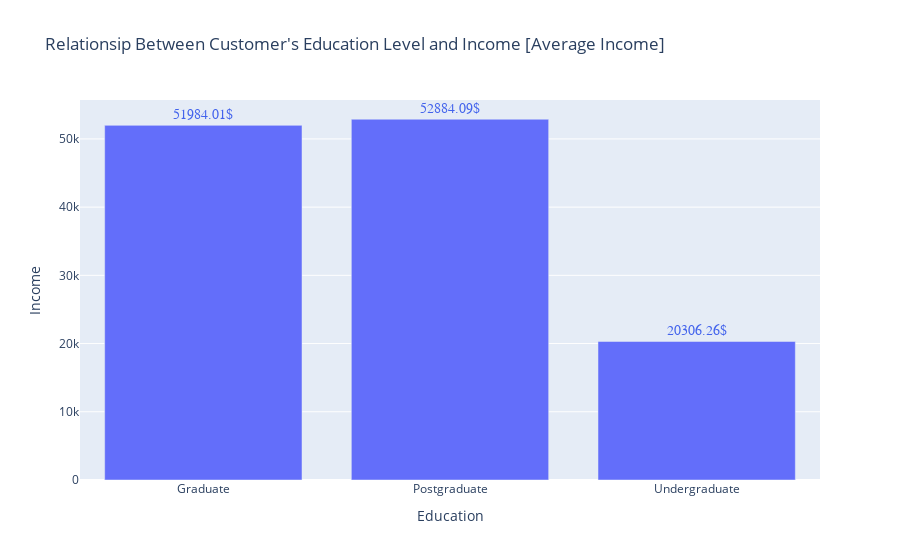

Source (notebook cell):
### Markdown cell above
Since income is normally disstributed and there are some outliers in it. We will make use of the df_cut dataframe so we can accurately get better conclusion.

### Code cell
mask = df_cut.groupby("Education")["Income"].mean()
mask = mask.reset_index()
fig = px.bar(data_frame=mask, x="Education", y="Income", height=500,
            title = "Relationsip Between Customer's Education Level and Income [Average Income]")

annotation = []
for x, y in zip(mask["Education"], mask["Income"]):
    annotation.append(
        dict(x=x, y=y +1500,
             text=str(round(y, 2)) + '$',
             font=dict(family='Arial', size=14, color='rgb(66, 99, 236)'), showarrow=False)
    )
fig.update_xaxes(categoryorder='array', categoryarray= order)
fig.update_layout(annotations=annotation)

fig.show()

### Figure 1 — Plotly figure (JSON) as saved in the notebook; plotly's stock layout.template omitted (floating-point values rounded to 4 significant figures)
{"data": [{"alignmentgroup": "True", "hovertemplate": "Education=%{x}<br>Income=%{y}<extra></extra>", "legendgroup": "", "marker": {"color": "#636efa", "pattern": {"shape": ""}}, "name": "", "offsetgroup": "", "orientation": "v", "showlegend": false, "textposition": "auto", "type": "bar", "x": ["Graduate", "Postgraduate", "Undergraduate"], "xaxis": "x", "y": [51980.0, 52880.0, 20310.0], "yaxis": "y"}], "layout": {"annotations": [{"font": {"color": "rgb(66, 99, 236)", "family": "Arial", "size": 14}, "showarrow": false, "text": "51984.01$", "x": "Graduate", "y": 53480.0}, {"font": {"color": "rgb(66, 99, 236)", "family": "Arial", "size": 14}, "showarrow": false, "text": "52884.09$", "x": "Postgraduate", "y": 54380.0}, {"font": {"color": "rgb(66, 99, 236)", "family": "Arial", "size": 14}, "showarrow": false, "text": "20306.26$", "x": "Undergraduate", "y": 21810.0}], "autosize": true, "barmode": "relative", "legend": {"tracegroupgap": 0}, "title": {"text": "Relationsip Between Customer's Education Level and Income [Average Income]"}, "xaxis": {"anchor": "y", "autorange": true, "categoryarray": ["21-30", "31-40", "41-50", "51-60", "61-70", "71-80", ">80"], "categoryorder": "array", "domain": [0, 1], "range": [6.5, 9.5], "title": {"text": "Education"}, "type": "category"}, "yaxis": {"anchor": "x", "autorange": true, "domain": [0, 1], "range": [0, 56140.0], "title": {"text": "Income"}, "type": "linear"}}}
